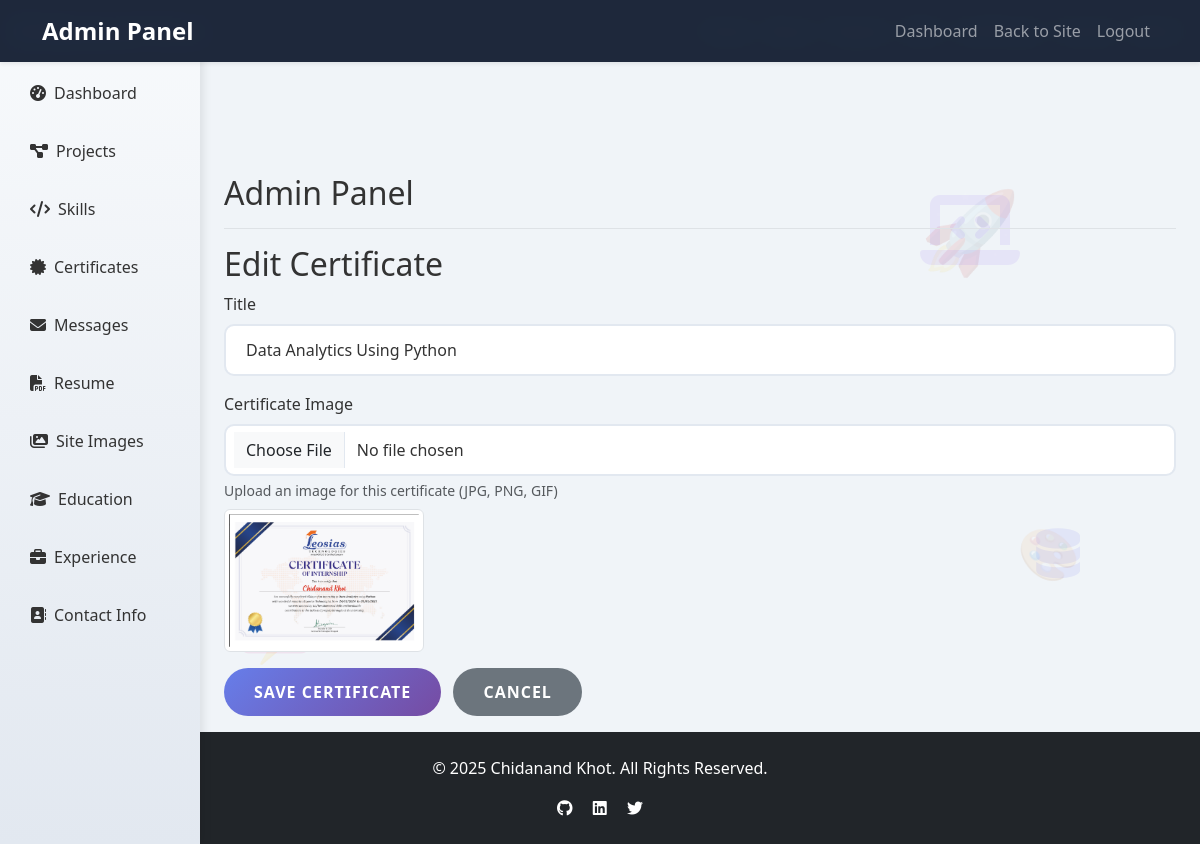
Page /admin/certificates/1/update (signed in) on the committed database.
### models/models.py (models this page shows, shortened)
class Certificate(db.Model):
    __tablename__ = 'certificates'
    id = db.Column(db.Integer, primary_key=True)
    title = db.Column(db.String(100), nullable=False)
    image = db.Column(db.String(20), nullable=False, default='default.jpg')

### routes.py (the view)
@app.route("/admin/certificates/new", methods=['GET', 'POST'])
@app.route("/admin/certificates/<int:certificate_id>/update", methods=['GET', 'POST'])
@login_required
@admin_required
def admin_certificate_form(certificate_id=None):
    certificate = None
    if certificate_id:
        certificate = Certificate.query.get_or_404(certificate_id)
    form = CertificateForm()
    if form.validate_on_submit():
        if certificate is None:
            certificate = Certificate()
        certificate.title = form.title.data
        if form.image.data:
            cert_dir = os.path.join(app.root_path, 'static', 'images', 'certificates')
            if not os.path.exists(cert_dir):
                os.makedirs(cert_dir)
            random_hex = secrets.token_hex(8)
            _, f_ext = os.path.splitext(form.image.data.filename)
            image_filename = random_hex + f_ext
            image_path = os.path.join(cert_dir, image_filename)
            form.image.data.save(image_path)
            certificate.image = image_filename
        if certificate_id is None:
            db.session.add(certificate)
        db.session.commit()
        flash('Certificate saved successfully!', 'success')
        return redirect(url_for('admin_certificates'))
    elif request.method == 'GET' and certificate:
        form.title.data = certificate.title
    return render_template('admin/certificate_form.html', form=form, certificate=certificate)

### forms/forms.py
class CertificateForm(FlaskForm):
    title = StringField('Title', validators=[DataRequired(), Length(max=100)])
    image = FileField('Certificate Image', validators=[
        FileAllowed(['jpg', 'jpeg', 'png', 'gif'], 'Images only!')
    ])
    submit = SubmitField('Save Certificate')

### app.py (called while the page is built)
@login_manager.user_loader
def load_user(user_id):
    admin = Admin.query.get(int(user_id))
    if admin:
        print(f"Loaded admin: {admin.email}")
        return admin
    user = User.query.get(int(user_id))
    if user:
        print(f"Loaded user: {user.email}")
        return user
    return None

### routes.py (called while the page is built)
def admin_required(f):
    @wraps(f)
    def decorated_function(*args, **kwargs):
        if not current_user.is_authenticated or not isinstance(current_user, Admin):
            flash('Access denied. Admins only.', 'danger')
            return redirect(url_for('home'))
        return f(*args, **kwargs)
    return decorated_function

### templates/admin/certificate_form.html (shortened to what this page needs)
{% extends "admin/base.html" %}
{% block admin_content %}
<h2>{% if certificate %}Edit Certificate{% else %}Add New Certificate{% endif %}</h2>
<form method="POST" enctype="multipart/form-data">
    <div class="mb-3">
        {{ form.title.label(class="form-label") }}
        {% if form.title.errors %}
            {{ form.title(class="form-control is-invalid") }}
            <div class="invalid-feedback">
                {% for error in form.title.errors %}
                    <span>{{ error }}</span>
                {% endfor %}
            </div>
        {% else %}
            {{ form.title(class="form-control") }}
        {% endif %}
    </div>
    <div class="mb-3">
        {{ form.image.label(class="form-label") }}
        {{ form.image(class="form-control") }}
        <div class="form-text">Upload an image for this certificate (JPG, PNG, GIF)</div>
        {% if certificate and certificate.image %}
            <div class="mt-2">
                <img src="{{ url_for('static', filename='images/certificates/' + certificate.image) }}" alt="{{ certificate.title }}" class="img-thumbnail" style="max-width: 200px;">
            </div>
        {% endif %}
    </div>
    <div class="mb-3">
        {{ form.submit(class="btn btn-primary me-2") }}
        <a href="{{ url_for('admin_certificates') }}" class="btn btn-secondary">Cancel</a>
    </div>
</form>
{% endblock %}

### static/css/style.css (style rules this page uses)
:root { --primary-color: #6366f1; --secondary-color: #8b5cf6; --accent-color: #ec4899; --dark-color: #1e293b; --light-color: #f8fafc; --gradient-1: linear-gradient(135deg, #667eea 0%, #764ba2 100%); --gradient-2: linear-gradient(135deg, #f093fb 0%, #f5576c 100%); --gradient-3: linear-gradient(135deg, #4facfe 0%, #00f2fe 100%); --success-color: #10b981; --warning-color: #f59e0b; --info-color: #3b82f6; --text-dark: #333; --text-light: #f8fafc; --bg-light: #f0f4f8; --bg-dark: #1a1a2e; --card-light: #ffffff; --card-dark: #16213e; }
html { scroll-behavior: smooth; }
body { font-family: 'Segoe UI', Tahoma, Geneva, Verdana, sans-serif; overflow-x: hidden; background-color: var(--bg-light); color: var(--text-dark); transition: background-color 0.3s, color 0.3s; }
.btn { transition: all 0.3s ease; border-radius: 50px; padding: 12px 30px; font-weight: 600; text-transform: uppercase; letter-spacing: 1px; position: relative; overflow: hidden; border: none; }
.btn-primary { background: var(--gradient-1); border: none; }
.form-control, .form-select { border-radius: 10px; border: 2px solid #e2e8f0; padding: 12px 20px; transition: all 0.3s; background-color: var(--card-light); color: var(--text-dark); }

### rows in the picture
Certificate: title "Data Analytics Using Python", image (picture)
